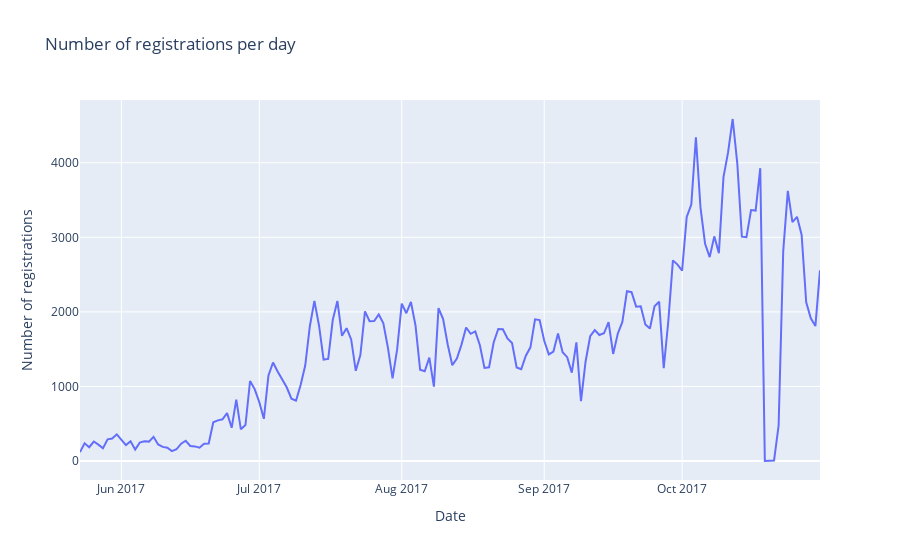

Source (notebook cell):
### Code cell
fig = px.line(daily_registrations,labels={"created_at_doc":"Date","user_id":"Number of registrations"},\
    y ='user_id',title='Number of registrations per day')
fig.show()

### Figure 1 — Plotly figure (JSON) as saved in the notebook; plotly's stock layout.template omitted (floating-point values rounded to 4 significant figures; data arrays with more than 128 entries replaced by an {"elided": "..."} marker saying what was removed)
{"data": [{"hovertemplate": "Date=%{x}<br>Number of registrations=%{y}<extra></extra>", "legendgroup": "", "line": {"color": "#636efa", "dash": "solid"}, "mode": "lines", "name": "", "orientation": "v", "showlegend": false, "type": "scatter", "x": {"elided": "162 str values"}, "xaxis": "x", "y": {"elided": "162 int values"}, "yaxis": "y"}], "layout": {"legend": {"tracegroupgap": 0}, "title": {"text": "Number of registrations per day"}, "xaxis": {"anchor": "y", "domain": [0, 1], "title": {"text": "Date"}}, "yaxis": {"anchor": "x", "domain": [0, 1], "title": {"text": "Number of registrations"}}}}
